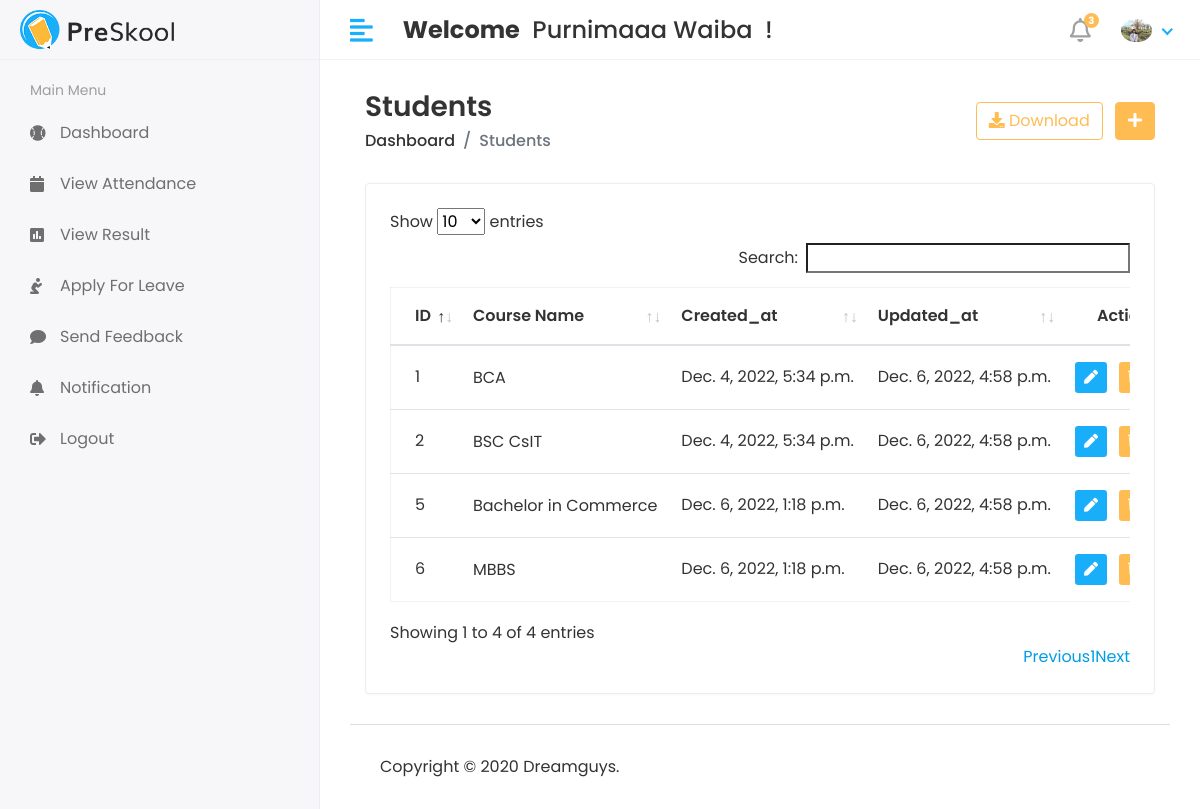
The app's page /Hod/Course/View (signed in) with its own data.
### app/models.py (models this page shows, shortened)
class CustomUser(AbstractUser):
    USER = (
        (1, 'HOD'),
        (2, 'STAFF'),
        (3, 'STUDENT'),
    )
    user_type = models.CharField(choices=USER, max_length=50, default=1)
    profile_pic = models.ImageField(upload_to='media/profile_pic')

class Course(models.Model):
    name = models.CharField(max_length=100)
    created_at = models.DateTimeField(auto_now_add=True)
    update_at = models.DateTimeField(auto_now=True)

### student_management_system/Hod_Views.py (the view)
# urls.py: path('Hod/Course/View', Hod_Views.VIEW_COURSE, name='view_course'),
@login_required(login_url='/')
def VIEW_COURSE(request):
    course = Course.objects.all()
    context = {
        "course": course
    }
    return render(request, 'Hod/view_course.html', context)

### templates/Hod/view_course.html (shortened to what this page needs)
{% extends 'base.html'%}
{% block content %}
<div class="content container-fluid">
    <div class="page-header">
       <div class="row align-items-center">
          <div class="col">
             <h3 class="page-title">Students</h3>
             <ul class="breadcrumb">
                <li class="breadcrumb-item"><a href="index.html">Dashboard</a></li>
                <li class="breadcrumb-item active">Students</li>
             </ul>
          </div>
          <div class="col-auto text-right float-right ml-auto">
             <a href="#" class="btn btn-outline-primary mr-2"><i class="fas fa-download"></i> Download</a>
             <a href="add-student.html" class="btn btn-primary"><i class="fas fa-plus"></i></a>
          </div>
       </div>
     </div>
     <div class="row">
       <div class="col-sm-12">
          <div class="card card-table">
             <div class="card-body">
                <div class="table-responsive">
                   <table id="table_id" class="table table-hover table-center mb-0">
                      <thead>
                         <tr>
                            <th>ID</th>
                            <th>Course Name</th>
                            <th>Created_at</th>
                            <th>Updated_at</th>
                            <th class="text-right">Action</th>
                         </tr>
                      </thead>
                      <tbody>
                        {% for i in course %}
                         <tr>
                            <td>{{i.id}}</td>
                            <td>
                               <h2 class="table-avatar">
                                  <a href="student-details.html">{{i.name}} </a>
                               </h2>
                            </td>
                            <td>{{i.created_at}}</td>
                            <td>{{i.update_at}}</td>
                            <td class="text-right">
                               <div class="actions">
                                  <a href="{% url 'edit_course' i.id %}" class="btn btn-sm bg-success-light mr-2">
                                  <i class="fas fa-pen"></i>
                                  </a>
                                  <a href="{% url 'delete_course' i.id %}" class="btn btn-sm bg-danger-light">
                                  </a>
                               </div>
                            </td>
                         </tr>
                         {% endfor %}
                      </tbody>
                   </table>
                </div>
             </div>
          </div>
       </div>
    </div>
 </div>
{% endblock%}

### templates/includes/header.html (shortened to what this page needs)
{% load static %}
<div class="header">
    <div class="header-left">
       <a href="index.html" class="logo">
       <img src="{% static 'assets/img/logo.png' %}" alt="Logo">
       </a>
    </div>
    <a href="javascript:void(0);" id="toggle_btn">
    <i class="fas fa-align-left"></i>
    </a>
    <div class="top-nav-search mt-3">
     <h4><strong> Welcome</strong>&nbsp; <span> {{user.first_name}} {{user.last_name}}</span> &nbsp;! </h4>
    </div>
    <ul class="nav user-menu">
       <li class="nav-item dropdown noti-dropdown">
          <a href="#" class="dropdown-toggle nav-link" data-toggle="dropdown">
          <i class="far fa-bell"></i> <span class="badge badge-pill">3</span>
          </a>
       </li>
       <li class="nav-item dropdown has-arrow">
          <a href="#" class="dropdown-toggle nav-link" data-toggle="dropdown">
          <span class="user-img"><img class="rounded-circle" src="/{{user.profile_pic}}" width="31" alt="Ryan Taylor"></span>
          </a>
       </li>
    </ul>
 </div>

### static/assets/css/style.css (style rules this page uses)
html { height: 100%; }
body { background-color: #fff; color: #333; font-family: 'Poppins', sans-serif; font-size: 1rem; height: 100%; line-height: 1.5; overflow-x: hidden; }
h1, h2, h3, h4, h5, h6 { font-family: 'Poppins', sans-serif; margin-top: 0; }
a { color: #009ce7; }
input, button, a { transition: all 0.4s ease; -moz-transition: all 0.4s ease; -o-transition: all 0.4s ease; -ms-transition: all 0.4s ease; -webkit-transition: all 0.4s ease; }
ul, ol { padding: 0px; list-style: none; }
.table { color: #333; max-width: 100%; margin-bottom: 0; width: 100%; }
.table.dataTable { border-collapse: collapse !important; border: 1px solid rgba(0, 0, 0, 0.05); }
table.table td h2 { display: inline-block; font-size: inherit; font-weight: 400; margin: 0; padding: 0; vertical-align: middle; }
table.table td h2.table-avatar { align-items: center; display: inline-flex; font-size: inherit; font-weight: 400; margin: 0; padding: 0; vertical-align: middle; white-space: nowrap; }
table.table td h2 a { color: #333; }
.table thead tr th { font-weight: 600; }
.table tbody tr { border-bottom: 1px solid rgba(0, 0, 0, 0.05); }
.table.table-center td, .table.table-center th { vertical-align: middle; }
.card-table .card-body .table > thead > tr > th { border-top: 0; }
.card-table .card-body .table tr td:first-child, .card-table .card-body .table tr th:first-child { padding-left: 1.5rem; }
.card-table .card-body .table tr td:last-child, .card-table .card-body .table tr th:last-child { padding-right: 1.5rem; }
.card-table .table td, .card-table .table th { border-top: 1px solid #e2e5e8; padding: 1rem 0.75rem; white-space: nowrap; }
.btn-primary { background-color: #FFBC53; border: 1px solid #FFBC53; }
.btn-outline-primary { color: #FFBC53; border-color: #FFBC53; }
.card { border: 1px solid #ececf5; box-shadow: 0 1px 3px 0 rgba(0, 0, 0, 0.03); margin-bottom: 1.875rem; }
.card-body { padding: 1.5rem; }
.bg-danger-light { background-color:#FFBC53 !important; color:#fff !important; }
.bg-success-light { background-color: #18aefa; color: #fff; }
.header { background-color: #fff; border-bottom: 1px solid #f3f3f4; left: 0; position: fixed; right: 0; top: 0; z-index: 1001; height: 60px; }
.header .header-left { float: left; height: 60px; padding: 0 20px; position: relative; width: 320px; z-index: 1; transition: all 0.2s ease-in-out; background-color: #f7f7fa; border-bottom: 1px solid #efefef; border-right: 1px solid #ececf5; display: flex; align-items: center; }
.header .header-left .logo { display: inline-block; line-height: 60px; }
.header .header-left .logo img { max-height: 40px; width: auto; }
.header .dropdown-toggle:after { display: none; }
.header .has-arrow .dropdown-toggle:after { border-top: 0; border-left: 0; border-bottom: 2px solid #18aefa; border-right: 2px solid #18aefa; content: ''; height: 8px; display: inline-block; pointer-events: none; -webkit-transform-origin: 66% 66%; -ms-transform-origin: 66% 66%; transform-origin: 66% 66%; -webkit-transform: rotate(45deg); -ms-transform: rotate(45deg); transform: rotate(45deg); -webkit-transition: all 0.15s ease-in-out; transition: all 0.15s ease-in-out; width: 8px; vertical-align: 0px; }
.user-menu { float: right; margin: 0; position: relative; z-index: 99; padding-right: 15px; }
.user-menu.nav > li > a { color: #a0a0a0; font-size: 14px; line-height: 58px; padding: 0 15px; height: 60px; }
.user-img { margin-right: 3px; position: relative; }
.top-nav-search { float: left; margin-left: 15px; }
.page-header { margin-bottom: 1.875rem; }
.page-header .breadcrumb { background-color: transparent; color: #6c757d; font-size: 1rem; font-weight: 500; margin-bottom: 0; padding: 0; }
.page-header .breadcrumb a { color: #333; }
.page-title { font-size: 28px; font-weight: 600; color: #333; margin-bottom: 5px; }
.user-menu.nav > li > a .badge { background-color: #FFBC53; display: block; font-size: 10px; font-weight: bold; height: 15px; width: 15px; position: absolute; right: 7px; top: 13px; color: #fff; padding: 3px; }
.user-menu.nav > li > a > i { font-size: 1.5rem; line-height: 60px; }
@media (min-width: 992px) { #toggle_btn { align-items: center; color: #18aefa; display: inline-flex; float: left; font-size: 26px; height: 60px; justify-content: center; margin-left: 15px; padding: 0 15px; } }

### records on screen
CustomUser: first_name "Purnimaaa", last_name "Waiba", profile_pic (picture)
Course: id "1", name "BCA", created_at "Dec. 4, 2022, 5:34 p.m.", update_at "Dec. 6, 2022, 4:58 p.m."
Course: id "2", name "BSC CsIT", created_at "Dec. 4, 2022, 5:34 p.m.", update_at "Dec. 6, 2022, 4:58 p.m."
Course: id "5", name "Bachelor in Commerce", created_at "Dec. 6, 2022, 1:18 p.m.", update_at "Dec. 6, 2022, 4:58 p.m."
Course: id "6", name "MBBS", created_at "Dec. 6, 2022, 1:18 p.m.", update_at "Dec. 6, 2022, 4:58 p.m."
